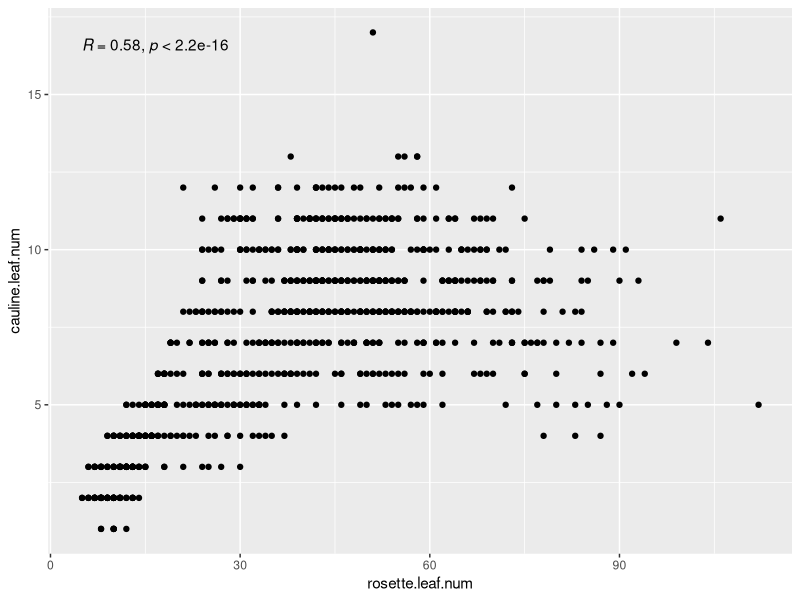
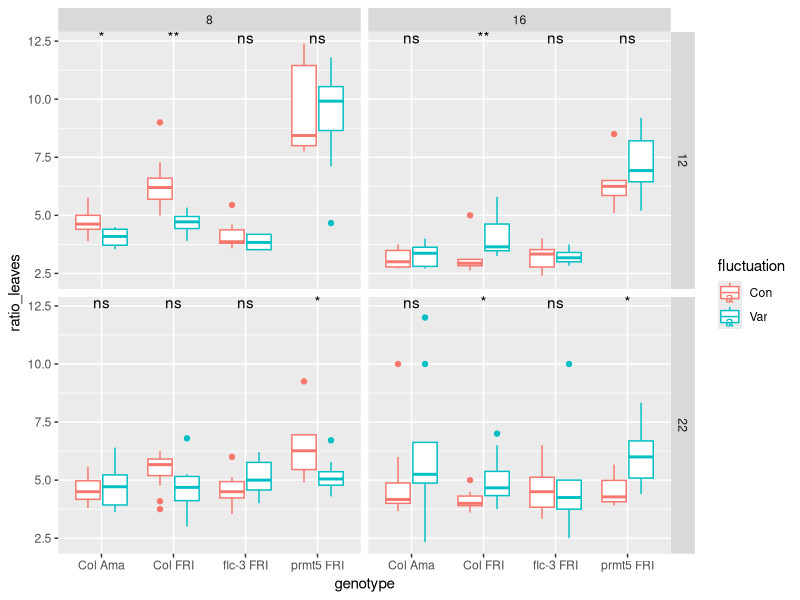
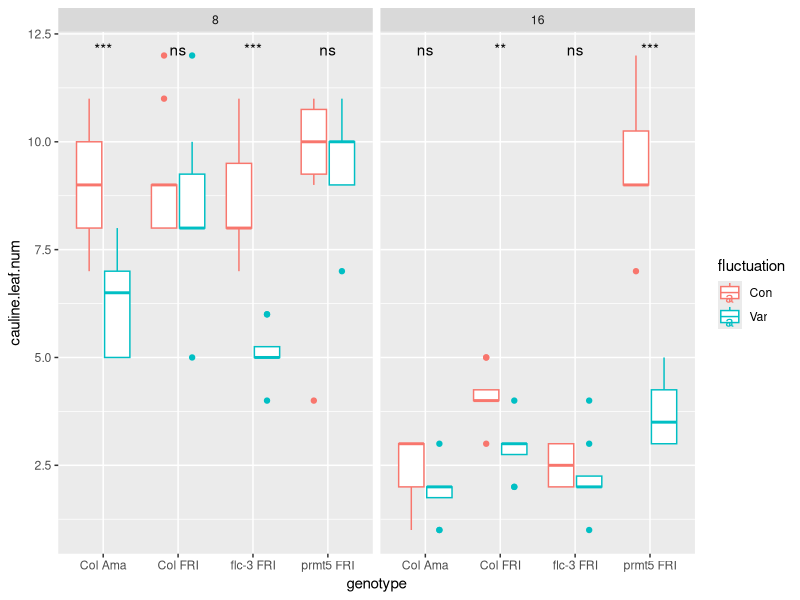

Here is the R script that generated these plots, in order:
## ---- chunk 1
knitr::opts_chunk$set(echo = TRUE)
## ---- chunk 2
# Chargez la librairie `tidyverse` (aide: utilisez la fonction `library()`)
library(tidyverse)
library(ggpubr)

# Importer `burghardt_et_al_2015_expt1.txt` et mettez le dans un objet appelé `expt1`
#(aide: utilisez la fonction `read_tsv()`)

expt1 <- read_tsv("../data/burghardt_et_al_2015_expt1.txt")

## ---- chunk 3
ggplot(expt1, aes(x=rosette.leaf.num, y=cauline.leaf.num)) +
  geom_point() +
  stat_cor()
## ---- chunk 4
mutate(expt1, ratio_leaves=rosette.leaf.num/cauline.leaf.num) %>% 
  filter(vernalization=="V", genotype!="vin3-4 FRI") %>% 
  ggplot(aes(x=genotype, y=ratio_leaves, col=fluctuation)) +
  geom_boxplot() +
  facet_grid(temperature~day.length) +
  stat_compare_means(label = "p.signif")
## ---- chunk 5
filter(expt1, vernalization=="V", temperature==22, genotype!="vin3-4 FRI") %>% 
  ggplot(aes(x=genotype, y=cauline.leaf.num, col=fluctuation)) +
  geom_boxplot() +
  facet_wrap(~day.length) +
  stat_compare_means(label = "p.signif")
  
